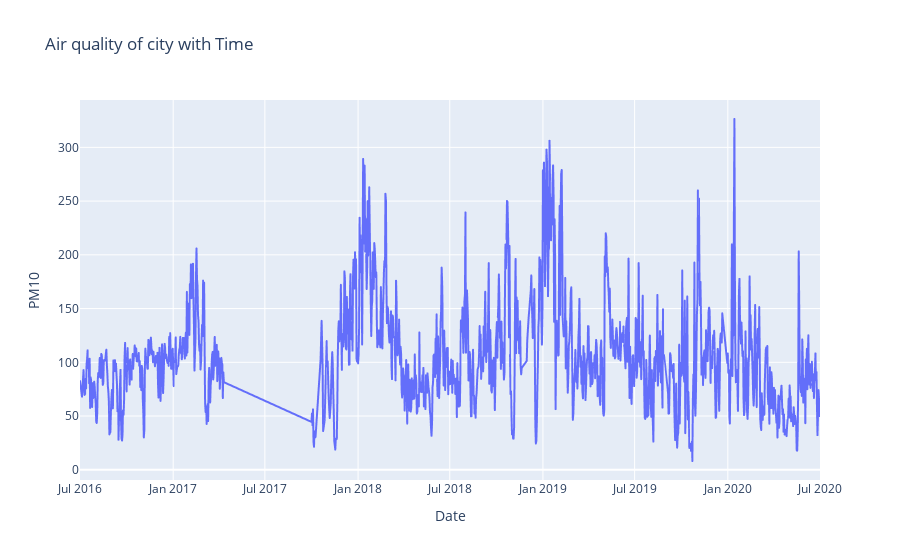

Notebook cell for this chart:
### Code cell
fig = px.line(city_specific_data, x="Date", y="PM10", title='Air quality of city with Time')
fig.show()

### Figure 1 — Plotly figure (JSON) as saved in the notebook; plotly's stock layout.template omitted (floating-point values rounded to 4 significant figures; data arrays with more than 128 entries replaced by an {"elided": "..."} marker saying what was removed)
{"data": [{"hovertemplate": "Date=%{x}<br>PM10=%{y}<extra></extra>", "legendgroup": "", "line": {"color": "#636efa", "dash": "solid"}, "marker": {"symbol": "circle"}, "mode": "lines", "name": "", "showlegend": false, "type": "scattergl", "x": {"elided": "1221 str values"}, "xaxis": "x", "y": {"elided": "1221 float values"}, "yaxis": "y"}], "layout": {"legend": {"tracegroupgap": 0}, "title": {"text": "Air quality of city with Time"}, "xaxis": {"anchor": "y", "domain": [0, 1], "title": {"text": "Date"}}, "yaxis": {"anchor": "x", "domain": [0, 1], "title": {"text": "PM10"}}}}
